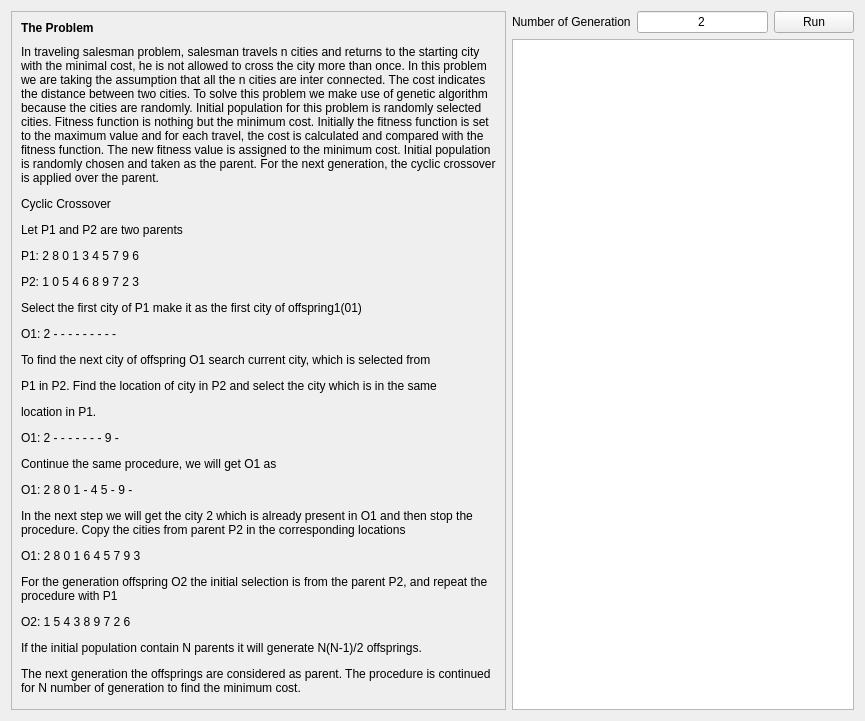
<?xml version="1.0" encoding="UTF-8"?>
<ui version="4.0">
 <class>TravelingSalesman</class>
 <widget class="QWidget" name="TravelingSalesman">
  <property name="geometry">
   <rect>
    <x>0</x>
    <y>0</y>
    <width>865</width>
    <height>721</height>
   </rect>
  </property>
  <property name="windowTitle">
   <string>Form</string>
  </property>
  <layout class="QHBoxLayout" name="horizontalLayout">
   <item>
    <layout class="QVBoxLayout" name="verticalLayout">
     <property name="rightMargin">
      <number>0</number>
     </property>
     <item>
      <widget class="QScrollArea" name="scrollArea">
       <property name="widgetResizable">
        <bool>true</bool>
       </property>
       <widget class="QWidget" name="scrollAreaWidgetContents">
        <property name="geometry">
         <rect>
          <x>0</x>
          <y>0</y>
          <width>466</width>
          <height>699</height>
         </rect>
        </property>
        <layout class="QVBoxLayout" name="verticalLayout_3">
         <item>
          <widget class="QLabel" name="label_2">
           <property name="font">
            <font>
             <weight>75</weight>
             <bold>true</bold>
            </font>
           </property>
           <property name="text">
            <string>The Problem</string>
           </property>
          </widget>
         </item>
         <item>
          <widget class="QLabel" name="label">
           <property name="sizePolicy">
            <sizepolicy hsizetype="Preferred" vsizetype="Expanding">
             <horstretch>0</horstretch>
             <verstretch>0</verstretch>
            </sizepolicy>
           </property>
           <property name="text">
            <string>&lt;html&gt;&lt;head/&gt;&lt;body&gt;&lt;p&gt;In traveling salesman problem, salesman travels n cities and returns to the starting city with the minimal cost, he is not allowed to cross the city more than once. In this problem we are taking the assumption that all the n cities are inter connected. The cost indicates the distance between two cities. To solve this problem we make use of genetic algorithm because the cities are randomly. Initial population for this problem is randomly selected cities. Fitness function is nothing but the minimum cost. Initially the fitness function is set to the maximum value and for each travel, the cost is calculated and compared with the fitness function. The new fitness value is assigned to the minimum cost. Initial population is randomly chosen and taken as the parent. For the next generation, the cyclic crossover is applied over the parent.&lt;/p&gt;&lt;p&gt;Cyclic Crossover&lt;/p&gt;&lt;p&gt;Let P1 and P2 are two parents&lt;/p&gt;&lt;p&gt;P1: 2 8 0 1 3 4 5 7 9 6&lt;/p&gt;&lt;p&gt;P2: 1 0 5 4 6 8 9 7 2 3&lt;/p&gt;&lt;p&gt;Select the first city of P1 make it as the first city of offspring1(01)&lt;/p&gt;&lt;p&gt;O1: 2 - - - - - - - - -&lt;/p&gt;&lt;p&gt;To find the next city of offspring O1 search current city, which is selected from&lt;/p&gt;&lt;p&gt;P1 in P2. Find the location of city in P2 and select the city which is in the same&lt;/p&gt;&lt;p&gt;location in P1.&lt;/p&gt;&lt;p&gt;O1: 2 - - - - - - - 9 -&lt;/p&gt;&lt;p&gt;Continue the same procedure, we will get O1 as&lt;/p&gt;&lt;p&gt;O1: 2 8 0 1 - 4 5 - 9 -&lt;/p&gt;&lt;p&gt;In the next step we will get the city 2 which is already present in O1 and then stop the procedure. Copy the cities from parent P2 in the corresponding locations&lt;/p&gt;&lt;p&gt;O1: 2 8 0 1 6 4 5 7 9 3&lt;/p&gt;&lt;p&gt;For the generation offspring O2 the initial selection is from the parent P2, and repeat the procedure with P1&lt;/p&gt;&lt;p&gt;O2: 1 5 4 3 8 9 7 2 6&lt;/p&gt;&lt;p&gt;If the initial population contain N parents it will generate N(N-1)/2 offsprings.&lt;/p&gt;&lt;p&gt;The next generation the offsprings are considered as parent. The procedure is continued for N number of generation to find the minimum cost.&lt;/p&gt;&lt;/body&gt;&lt;/html&gt;</string>
           </property>
           <property name="wordWrap">
            <bool>true</bool>
           </property>
          </widget>
         </item>
        </layout>
       </widget>
      </widget>
     </item>
    </layout>
   </item>
   <item>
    <layout class="QVBoxLayout" name="verticalLayout_2">
     <property name="rightMargin">
      <number>0</number>
     </property>
     <item>
      <layout class="QHBoxLayout" name="horizontalLayout_2">
       <property name="leftMargin">
        <number>0</number>
       </property>
       <item>
        <widget class="QLabel" name="lblNumberGeneration">
         <property name="text">
          <string>Number of Generation</string>
         </property>
        </widget>
       </item>
       <item>
        <widget class="QLineEdit" name="txtNumberGeneration">
         <property name="text">
          <string>2</string>
         </property>
         <property name="alignment">
          <set>Qt::AlignCenter</set>
         </property>
        </widget>
       </item>
       <item>
        <widget class="QPushButton" name="btnRun">
         <property name="text">
          <string>Run</string>
         </property>
        </widget>
       </item>
      </layout>
     </item>
     <item>
      <widget class="QPlainTextEdit" name="txtResult"/>
     </item>
    </layout>
   </item>
  </layout>
 </widget>
 <resources/>
 <connections/>
</ui>
